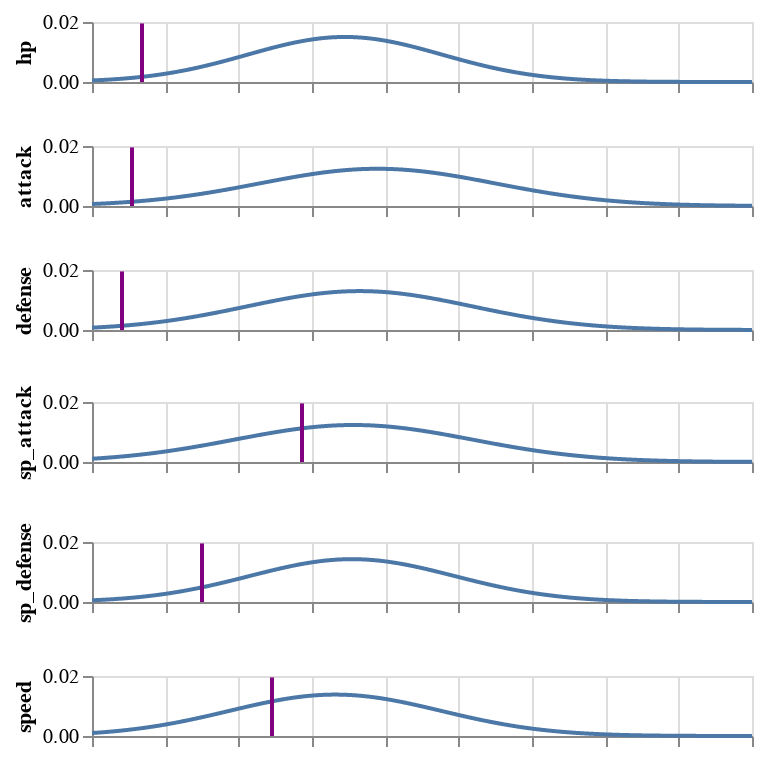

The notebook cell saved with this chart:
### Code cell
abra.SHOW

### Figure 1 — Vega-Lite specification as saved in the notebook (floating-point values rounded to 4 significant figures; data arrays with more than 128 entries replaced by an {"elided": "..."} marker saying what was removed)
{"$schema": "https://vega.github.io/schema/vega-lite/v2.6.0.json", "config": {"text": {"angle": 90, "color": "blue"}, "view": {"height": 300, "width": 400}}, "datasets": {"data-befba9a85dc339b9acaf9ca72544468e": [{"y": 0}, {"y": 0.0003983}, {"y": 0.0007965}, {"y": 0.001195}, {"y": 0.001593}, {"y": 0.001991}, {"y": 0.00239}, {"y": 0.002788}, {"y": 0.003186}, {"y": 0.003584}, {"y": 0.003983}, {"y": 0.004381}, {"y": 0.004779}, {"y": 0.005177}, {"y": 0.005576}, {"y": 0.005974}, {"y": 0.006372}, {"y": 0.00677}, {"y": 0.007169}, {"y": 0.007567}, {"y": 0.007965}, {"y": 0.008363}, {"y": 0.008762}, {"y": 0.00916}, {"y": 0.009558}, {"y": 0.009957}, {"y": 0.01035}, {"y": 0.01075}, {"y": 0.01115}, {"y": 0.01155}, {"y": 0.01195}, {"y": 0.01235}, {"y": 0.01274}, {"y": 0.01314}, {"y": 0.01354}, {"y": 0.01394}, {"y": 0.01434}, {"y": 0.01474}, {"y": 0.01513}, {"y": 0.01553}, {"y": 0.01593}, {"y": 0.01633}, {"y": 0.01673}, {"y": 0.01713}, {"y": 0.01752}, {"y": 0.01792}, {"y": 0.01832}, {"y": 0.01872}, {"y": 0.01912}, {"y": 0.01951}], "data-c5bd6da23d9c3f4768f2fc8f076536d8": {"elided": "1000 records"}}, "vconcat": [{"layer": [{"data": {"name": "data-c5bd6da23d9c3f4768f2fc8f076536d8"}, "encoding": {"x": {"axis": {"labels": false}, "field": "x", "title": null, "type": "quantitative"}, "y": {"field": "hp", "title": "hp", "type": "quantitative"}}, "height": 30, "mark": "line", "width": 330}, {"data": {"name": "data-befba9a85dc339b9acaf9ca72544468e"}, "encoding": {"x": {"value": 25}, "y": {"field": "y", "title": "", "type": "quantitative"}}, "mark": {"color": "purple", "type": "line"}}]}, {"layer": [{"data": {"name": "data-c5bd6da23d9c3f4768f2fc8f076536d8"}, "encoding": {"x": {"axis": {"labels": false}, "field": "x", "title": null, "type": "quantitative"}, "y": {"field": "attack", "title": "attack", "type": "quantitative"}}, "height": 30, "mark": "line", "width": 330}, {"data": {"name": "data-befba9a85dc339b9acaf9ca72544468e"}, "encoding": {"x": {"value": 20}, "y": {"field": "y", "title": "", "type": "quantitative"}}, "mark": {"color": "purple", "type": "line"}}]}, {"layer": [{"data": {"name": "data-c5bd6da23d9c3f4768f2fc8f076536d8"}, "encoding": {"x": {"axis": {"labels": false}, "field": "x", "title": null, "type": "quantitative"}, "y": {"field": "defense", "title": "defense", "type": "quantitative"}}, "height": 30, "mark": "line", "width": 330}, {"data": {"name": "data-befba9a85dc339b9acaf9ca72544468e"}, "encoding": {"x": {"value": 15}, "y": {"field": "y", "title": "", "type": "quantitative"}}, "mark": {"color": "purple", "type": "line"}}]}, {"layer": [{"data": {"name": "data-c5bd6da23d9c3f4768f2fc8f076536d8"}, "encoding": {"x": {"axis": {"labels": false}, "field": "x", "title": null, "type": "quantitative"}, "y": {"field": "sp_attack", "title": "sp_attack", "type": "quantitative"}}, "height": 30, "mark": "line", "width": 330}, {"data": {"name": "data-befba9a85dc339b9acaf9ca72544468e"}, "encoding": {"x": {"value": 105}, "y": {"field": "y", "title": "", "type": "quantitative"}}, "mark": {"color": "purple", "type": "line"}}]}, {"layer": [{"data": {"name": "data-c5bd6da23d9c3f4768f2fc8f076536d8"}, "encoding": {"x": {"axis": {"labels": false}, "field": "x", "title": null, "type": "quantitative"}, "y": {"field": "sp_defense", "title": "sp_defense", "type": "quantitative"}}, "height": 30, "mark": "line", "width": 330}, {"data": {"name": "data-befba9a85dc339b9acaf9ca72544468e"}, "encoding": {"x": {"value": 55}, "y": {"field": "y", "title": "", "type": "quantitative"}}, "mark": {"color": "purple", "type": "line"}}]}, {"layer": [{"data": {"name": "data-c5bd6da23d9c3f4768f2fc8f076536d8"}, "encoding": {"x": {"axis": {"labels": false}, "field": "x", "title": null, "type": "quantitative"}, "y": {"field": "speed", "title": "speed", "type": "quantitative"}}, "height": 30, "mark": "line", "width": 330}, {"data": {"name": "data-befba9a85dc339b9acaf9ca72544468e"}, "encoding": {"x": {"value": 90}, "y": {"field": "y", "title": "", "type": "quantitative"}}, "mark": {"color": "purple", "type": "line"}}]}]}
